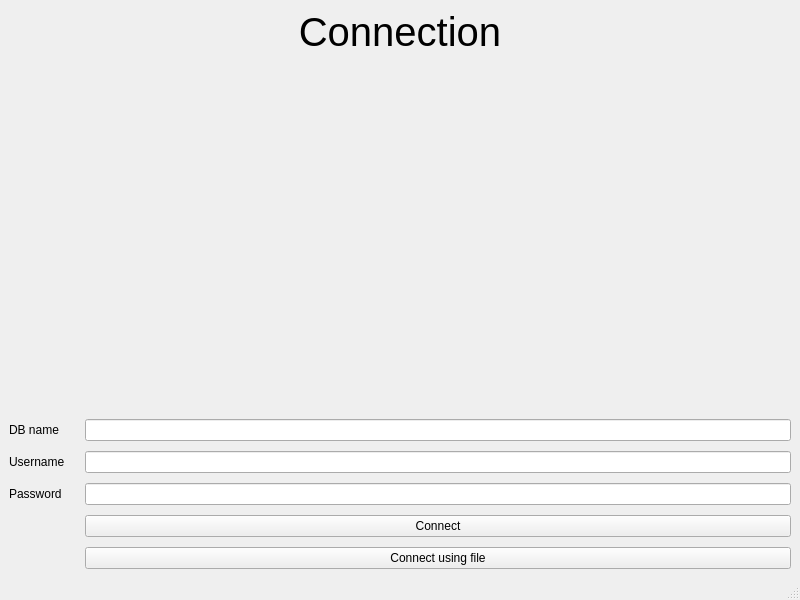
<?xml version="1.0" encoding="UTF-8"?>
<ui version="4.0">
 <class>MainWindow</class>
 <widget class="QMainWindow" name="MainWindow">
  <property name="geometry">
   <rect>
    <x>0</x>
    <y>0</y>
    <width>800</width>
    <height>600</height>
   </rect>
  </property>
  <property name="windowTitle">
   <string>MainWindow</string>
  </property>
  <widget class="QWidget" name="centralwidget">
   <layout class="QGridLayout" name="gridLayout_2">
    <item row="0" column="0">
     <layout class="QGridLayout" name="gridLayout">
      <item row="0" column="0">
       <widget class="QStackedWidget" name="stackedWidget">
        <property name="currentIndex">
         <number>0</number>
        </property>
        <widget class="QWidget" name="page">
         <layout class="QGridLayout" name="gridLayout_3">
          <property name="sizeConstraint">
           <enum>QLayout::SetDefaultConstraint</enum>
          </property>
          <property name="leftMargin">
           <number>0</number>
          </property>
          <property name="topMargin">
           <number>0</number>
          </property>
          <property name="rightMargin">
           <number>0</number>
          </property>
          <property name="bottomMargin">
           <number>0</number>
          </property>
          <property name="horizontalSpacing">
           <number>20</number>
          </property>
          <property name="verticalSpacing">
           <number>10</number>
          </property>
          <item row="2" column="1">
           <widget class="QLineEdit" name="connection_db_name_edit"/>
          </item>
          <item row="3" column="1">
           <widget class="QLineEdit" name="eonnection_username_edit"/>
          </item>
          <item row="4" column="0">
           <widget class="QLabel" name="label_4">
            <property name="text">
             <string>Password</string>
            </property>
           </widget>
          </item>
          <item row="4" column="1">
           <widget class="QLineEdit" name="connection_password_edit"/>
          </item>
          <item row="6" column="1">
           <widget class="QPushButton" name="connect_using_file_btn">
            <property name="text">
             <string>Connect using file</string>
            </property>
           </widget>
          </item>
          <item row="2" column="0">
           <widget class="QLabel" name="label_2">
            <property name="text">
             <string>DB name</string>
            </property>
           </widget>
          </item>
          <item row="5" column="1">
           <widget class="QPushButton" name="connect_btn">
            <property name="text">
             <string>Connect</string>
            </property>
           </widget>
          </item>
          <item row="1" column="0" colspan="2">
           <spacer name="verticalSpacer">
            <property name="orientation">
             <enum>Qt::Vertical</enum>
            </property>
            <property name="sizeHint" stdset="0">
             <size>
              <width>20</width>
              <height>40</height>
             </size>
            </property>
           </spacer>
          </item>
          <item row="0" column="0" colspan="2">
           <widget class="QLabel" name="label">
            <property name="font">
             <font>
              <pointsize>30</pointsize>
             </font>
            </property>
            <property name="autoFillBackground">
             <bool>false</bool>
            </property>
            <property name="text">
             <string>Connection</string>
            </property>
            <property name="textFormat">
             <enum>Qt::AutoText</enum>
            </property>
            <property name="scaledContents">
             <bool>false</bool>
            </property>
            <property name="alignment">
             <set>Qt::AlignCenter</set>
            </property>
           </widget>
          </item>
          <item row="3" column="0">
           <widget class="QLabel" name="label_3">
            <property name="text">
             <string>Username</string>
            </property>
           </widget>
          </item>
         </layout>
        </widget>
        <widget class="QWidget" name="page_2">
         <layout class="QGridLayout" name="gridLayout_5">
          <property name="leftMargin">
           <number>0</number>
          </property>
          <property name="topMargin">
           <number>0</number>
          </property>
          <property name="rightMargin">
           <number>0</number>
          </property>
          <property name="bottomMargin">
           <number>0</number>
          </property>
          <property name="horizontalSpacing">
           <number>0</number>
          </property>
          <item row="0" column="0">
           <layout class="QGridLayout" name="gridLayout_4" columnstretch="1,0,0,0">
            <item row="3" column="1">
             <widget class="QLabel" name="label_7">
              <property name="text">
               <string>Second name</string>
              </property>
             </widget>
            </item>
            <item row="1" column="2">
             <widget class="QLabel" name="label_9">
              <property name="text">
               <string>Grade class</string>
              </property>
             </widget>
            </item>
            <item row="2" column="1">
             <widget class="QLineEdit" name="creation_first_name_edit"/>
            </item>
            <item row="9" column="2">
             <widget class="QLabel" name="label_12">
              <property name="text">
               <string>id</string>
              </property>
              <property name="alignment">
               <set>Qt::AlignRight|Qt::AlignTrailing|Qt::AlignVCenter</set>
              </property>
             </widget>
            </item>
            <item row="1" column="3">
             <widget class="QLabel" name="label_11">
              <property name="text">
               <string>Position</string>
              </property>
             </widget>
            </item>
            <item row="9" column="3">
             <widget class="QLineEdit" name="creation_id_edit"/>
            </item>
            <item row="7" column="1" colspan="3">
             <widget class="QPushButton" name="add_employee_btn">
              <property name="text">
               <string>Add</string>
              </property>
             </widget>
            </item>
            <item row="2" column="3">
             <widget class="QLineEdit" name="creation_position_edit"/>
            </item>
            <item row="0" column="0" colspan="4">
             <widget class="QLabel" name="label_5">
              <property name="font">
               <font>
                <pointsize>22</pointsize>
               </font>
              </property>
              <property name="text">
               <string>Creation</string>
              </property>
              <property name="alignment">
               <set>Qt::AlignCenter</set>
              </property>
             </widget>
            </item>
            <item row="1" column="1">
             <widget class="QLabel" name="label_6">
              <property name="text">
               <string>First name</string>
              </property>
             </widget>
            </item>
            <item row="4" column="1">
             <widget class="QLineEdit" name="creation_second_name_edit"/>
            </item>
            <item row="6" column="1">
             <widget class="QLineEdit" name="creation_sex_edit"/>
            </item>
            <item row="4" column="2">
             <widget class="QLineEdit" name="creation_specialization_edit"/>
            </item>
            <item row="5" column="1">
             <widget class="QLabel" name="label_8">
              <property name="text">
               <string>Sex</string>
              </property>
             </widget>
            </item>
            <item row="9" column="1">
             <widget class="QPushButton" name="delete_employees_btn">
              <property name="text">
               <string>Delete</string>
              </property>
             </widget>
            </item>
            <item row="8" column="1" colspan="3">
             <widget class="QPushButton" name="show_employees_btn">
              <property name="text">
               <string>Show</string>
              </property>
             </widget>
            </item>
            <item row="3" column="2">
             <widget class="QLabel" name="label_10">
              <property name="text">
               <string>Specialization</string>
              </property>
             </widget>
            </item>
            <item row="2" column="2">
             <widget class="QLineEdit" name="creation_grade_class_edit"/>
            </item>
            <item row="1" column="0" rowspan="9">
             <widget class="QTableWidget" name="tableWidget">
              <column>
               <property name="text">
                <string/>
               </property>
              </column>
              <column>
               <property name="text">
                <string>First name</string>
               </property>
              </column>
              <column>
               <property name="text">
                <string>Last name</string>
               </property>
              </column>
              <column>
               <property name="text">
                <string>Sex</string>
               </property>
              </column>
              <column>
               <property name="text">
                <string>Grade class</string>
               </property>
              </column>
              <column>
               <property name="text">
                <string>Specialization</string>
               </property>
              </column>
              <column>
               <property name="text">
                <string>Position</string>
               </property>
              </column>
             </widget>
            </item>
           </layout>
          </item>
         </layout>
        </widget>
       </widget>
      </item>
     </layout>
    </item>
   </layout>
  </widget>
  <widget class="QMenuBar" name="menubar">
   <property name="geometry">
    <rect>
     <x>0</x>
     <y>0</y>
     <width>800</width>
     <height>22</height>
    </rect>
   </property>
  </widget>
  <widget class="QStatusBar" name="statusbar"/>
 </widget>
 <resources/>
 <connections/>
</ui>
